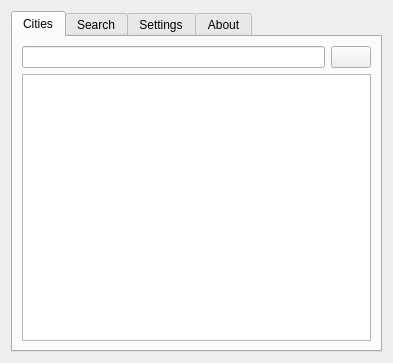
<?xml version="1.0" encoding="UTF-8"?>
<ui version="4.0">
 <class>WSettingsClass</class>
 <widget class="QWidget" name="WSettingsClass">
  <property name="geometry">
   <rect>
    <x>0</x>
    <y>0</y>
    <width>393</width>
    <height>363</height>
   </rect>
  </property>
  <property name="windowTitle">
   <string>Settings</string>
  </property>
  <layout class="QGridLayout" name="gridLayout_3">
   <item row="0" column="0">
    <widget class="QTabWidget" name="tabWidget">
     <property name="currentIndex">
      <number>0</number>
     </property>
     <widget class="QWidget" name="citiesTab">
      <attribute name="title">
       <string>Cities</string>
      </attribute>
      <layout class="QGridLayout" name="gridLayout">
       <item row="0" column="0">
        <widget class="QLineEdit" name="cityEdit"/>
       </item>
       <item row="0" column="1">
        <widget class="QPushButton" name="addCityButton">
         <property name="icon">
          <iconset>
           <normaloff>:/icons/add.png</normaloff>:/icons/add.png</iconset>
         </property>
        </widget>
       </item>
       <item row="1" column="0" colspan="2">
        <widget class="QListWidget" name="cityList"/>
       </item>
      </layout>
     </widget>
     <widget class="QWidget" name="searchTab">
      <attribute name="title">
       <string>Search</string>
      </attribute>
      <layout class="QGridLayout" name="gridLayout_5">
       <item row="0" column="0">
        <widget class="QLineEdit" name="searchEdit"/>
       </item>
       <item row="0" column="1">
        <widget class="QPushButton" name="searchButton">
         <property name="icon">
          <iconset>
           <normaloff>:/icons/search.png</normaloff>:/icons/search.png</iconset>
         </property>
        </widget>
       </item>
       <item row="1" column="0" colspan="2">
        <widget class="QListWidget" name="searchList"/>
       </item>
       <item row="2" column="0" colspan="2">
        <widget class="QLabel" name="searchResult">
         <property name="text">
          <string>Enter city's name</string>
         </property>
         <property name="textInteractionFlags">
          <set>Qt::LinksAccessibleByMouse|Qt::TextSelectableByKeyboard|Qt::TextSelectableByMouse</set>
         </property>
        </widget>
       </item>
      </layout>
     </widget>
     <widget class="QWidget" name="settingsTab">
      <attribute name="title">
       <string>Settings</string>
      </attribute>
      <layout class="QGridLayout" name="gridLayout_4">
       <item row="0" column="0">
        <widget class="QLabel" name="intervalLabel">
         <property name="text">
          <string>Refresh period:</string>
         </property>
        </widget>
       </item>
       <item row="0" column="2">
        <widget class="QSpinBox" name="intervalBox">
         <property name="minimum">
          <number>25</number>
         </property>
         <property name="maximum">
          <number>120</number>
         </property>
        </widget>
       </item>
       <item row="1" column="0" colspan="2">
        <widget class="QCheckBox" name="showStatusBox">
         <property name="text">
          <string>Show weather in the status row</string>
         </property>
         <property name="checked">
          <bool>true</bool>
         </property>
        </widget>
       </item>
       <item row="2" column="0" colspan="2">
        <widget class="QRadioButton" name="useDefaultTheme">
         <property name="text">
          <string>Use default theme</string>
         </property>
         <property name="checked">
          <bool>true</bool>
         </property>
        </widget>
       </item>
       <item row="3" column="0" colspan="2">
        <widget class="QRadioButton" name="useCustomTheme">
         <property name="text">
          <string>Use custom theme:</string>
         </property>
        </widget>
       </item>
       <item row="4" column="0">
        <widget class="QLineEdit" name="themePath">
         <property name="enabled">
          <bool>false</bool>
         </property>
        </widget>
       </item>
       <item row="4" column="1" colspan="2">
        <widget class="QPushButton" name="chooseButton">
         <property name="enabled">
          <bool>false</bool>
         </property>
         <property name="text">
          <string>Choose...</string>
         </property>
        </widget>
       </item>
       <item row="5" column="0" colspan="3">
        <spacer name="verticalSpacer">
         <property name="orientation">
          <enum>Qt::Vertical</enum>
         </property>
         <property name="sizeHint" stdset="0">
          <size>
           <width>267</width>
           <height>40</height>
          </size>
         </property>
        </spacer>
       </item>
      </layout>
     </widget>
     <widget class="QWidget" name="aboutTab">
      <attribute name="title">
       <string>About</string>
      </attribute>
      <layout class="QGridLayout" name="gridLayout_2">
       <item row="0" column="0">
        <widget class="QLabel" name="labelAbout">
         <property name="text">
          <string>&lt;!DOCTYPE HTML PUBLIC &quot;-//W3C//DTD HTML 4.0//EN&quot; &quot;http://www.w3.org/TR/REC-html40/strict.dtd&quot;&gt;
&lt;html&gt;&lt;head&gt;&lt;meta name=&quot;qrichtext&quot; content=&quot;1&quot; /&gt;&lt;style type=&quot;text/css&quot;&gt;
p, li { white-space: pre-wrap; }
&lt;/style&gt;&lt;/head&gt;&lt;body style=&quot; font-family:'MS Shell Dlg 2'; font-size:8.25pt; font-weight:400; font-style:normal;&quot;&gt;
&lt;p align=&quot;center&quot; style=&quot; margin-top:0px; margin-bottom:0px; margin-left:0px; margin-right:0px; -qt-block-indent:0; text-indent:0px;&quot;&gt;&lt;img src=&quot;:/icons/weather_big.png&quot; /&gt;&lt;/p&gt;
&lt;p align=&quot;center&quot; style=&quot; margin-top:0px; margin-bottom:0px; margin-left:0px; margin-right:0px; -qt-block-indent:0; text-indent:0px;&quot;&gt;&lt;span style=&quot; font-family:'Bitstream Vera Sans'; font-size:10pt; font-weight:600;&quot;&gt;Weather qutIM plugin&lt;/span&gt;&lt;/p&gt;
&lt;p align=&quot;center&quot; style=&quot; margin-top:0px; margin-bottom:0px; margin-left:0px; margin-right:0px; -qt-block-indent:0; text-indent:0px;&quot;&gt;&lt;span style=&quot; font-family:'Bitstream Vera Sans'; font-size:10pt;&quot;&gt;v0.2.0&lt;/span&gt;&lt;/p&gt;
&lt;p align=&quot;center&quot; style=&quot;-qt-paragraph-type:empty; margin-top:0px; margin-bottom:0px; margin-left:0px; margin-right:0px; -qt-block-indent:0; text-indent:0px; font-family:'Bitstream Vera Sans'; font-size:10pt;&quot;&gt;&lt;/p&gt;
&lt;p align=&quot;center&quot; style=&quot; margin-top:0px; margin-bottom:0px; margin-left:0px; margin-right:0px; -qt-block-indent:0; text-indent:0px;&quot;&gt;&lt;span style=&quot; font-family:'Bitstream Vera Sans'; font-size:10pt; font-weight:600;&quot;&gt;Author: &lt;/span&gt;&lt;/p&gt;
&lt;p align=&quot;center&quot; style=&quot; margin-top:0px; margin-bottom:0px; margin-left:0px; margin-right:0px; -qt-block-indent:0; text-indent:0px;&quot;&gt;&lt;span style=&quot; font-family:'Bitstream Vera Sans'; font-size:10pt;&quot;&gt;Nikita Belov&lt;/span&gt;&lt;/p&gt;
&lt;p align=&quot;center&quot; style=&quot; margin-top:0px; margin-bottom:0px; margin-left:0px; margin-right:0px; -qt-block-indent:0; text-indent:0px;&quot;&gt;&lt;a href=&quot;mailto:null@deltaz.org&quot;&gt;&lt;span style=&quot; font-family:'Bitstream Vera Sans'; font-size:10pt; text-decoration: underline; color:#0000ff;&quot;&gt;null@deltaz.org&lt;/span&gt;&lt;/a&gt;&lt;/p&gt;
&lt;p align=&quot;center&quot; style=&quot;-qt-paragraph-type:empty; margin-top:0px; margin-bottom:0px; margin-left:0px; margin-right:0px; -qt-block-indent:0; text-indent:0px; font-family:'Bitstream Vera Sans'; font-size:10pt; text-decoration: underline; color:#000000;&quot;&gt;&lt;/p&gt;
&lt;p align=&quot;center&quot; style=&quot;-qt-paragraph-type:empty; margin-top:0px; margin-bottom:0px; margin-left:0px; margin-right:0px; -qt-block-indent:0; text-indent:0px; font-family:'Bitstream Vera Sans'; font-size:10pt; text-decoration: underline; color:#000000;&quot;&gt;&lt;/p&gt;
&lt;p align=&quot;center&quot; style=&quot; margin-top:0px; margin-bottom:0px; margin-left:0px; margin-right:0px; -qt-block-indent:0; text-indent:0px;&quot;&gt;&lt;span style=&quot; font-family:'Bitstream Vera Sans'; font-size:10pt; color:#000000;&quot;&gt;(c) 2008-2010&lt;/span&gt;&lt;/p&gt;&lt;/body&gt;&lt;/html&gt;</string>
         </property>
         <property name="wordWrap">
          <bool>true</bool>
         </property>
        </widget>
       </item>
      </layout>
     </widget>
    </widget>
   </item>
  </layout>
 </widget>
 <resources/>
 <connections>
  <connection>
   <sender>useDefaultTheme</sender>
   <signal>toggled(bool)</signal>
   <receiver>themePath</receiver>
   <slot>setDisabled(bool)</slot>
   <hints>
    <hint type="sourcelabel">
     <x>171</x>
     <y>97</y>
    </hint>
    <hint type="destinationlabel">
     <x>154</x>
     <y>145</y>
    </hint>
   </hints>
  </connection>
  <connection>
   <sender>useDefaultTheme</sender>
   <signal>toggled(bool)</signal>
   <receiver>chooseButton</receiver>
   <slot>setDisabled(bool)</slot>
   <hints>
    <hint type="sourcelabel">
     <x>171</x>
     <y>97</y>
    </hint>
    <hint type="destinationlabel">
     <x>333</x>
     <y>146</y>
    </hint>
   </hints>
  </connection>
 </connections>
 <slots>
  <slot>testclick()</slot>
 </slots>
</ui>
